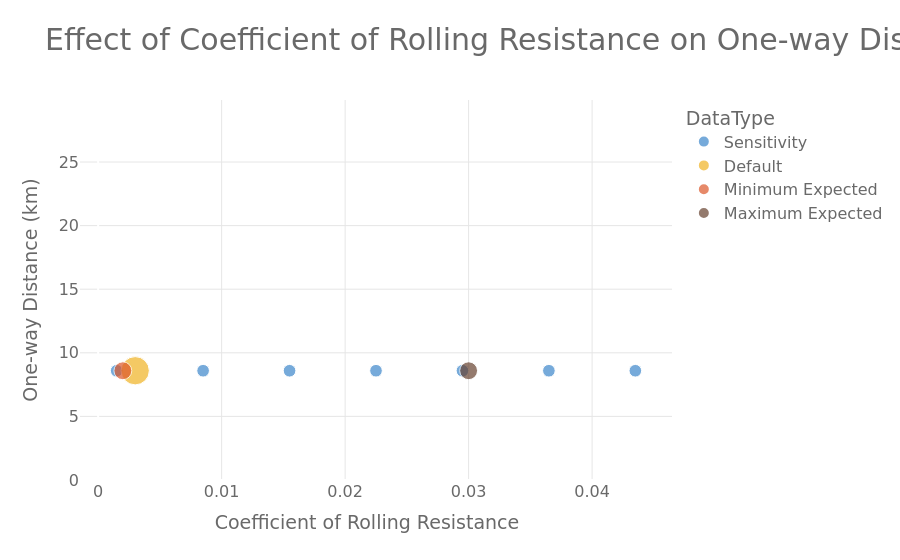
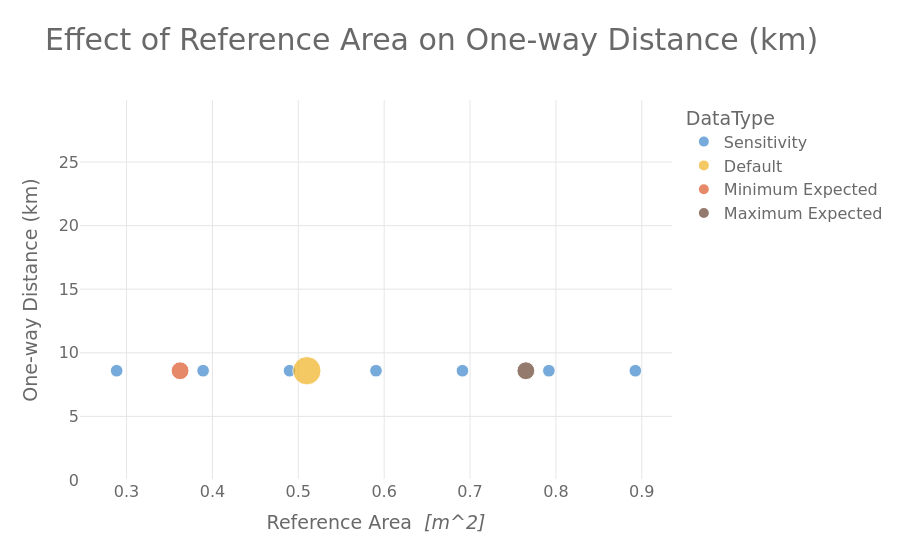
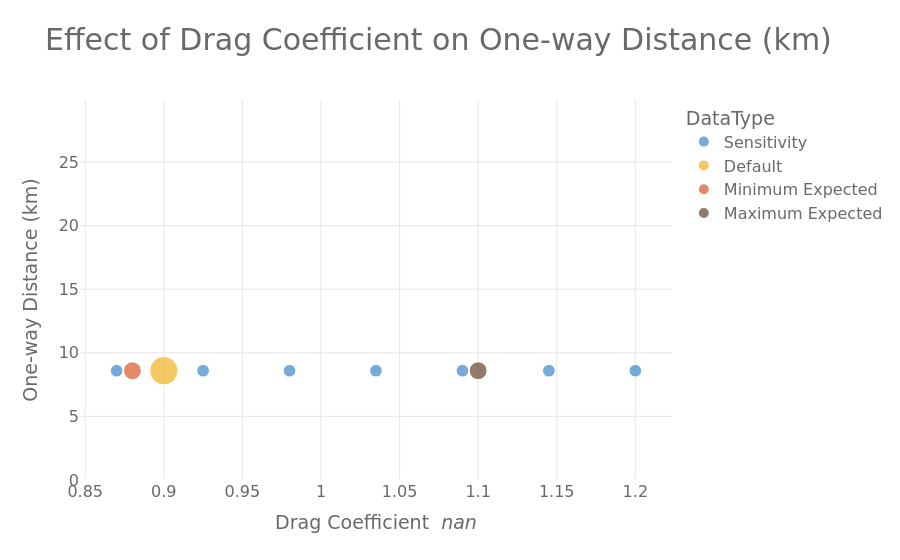
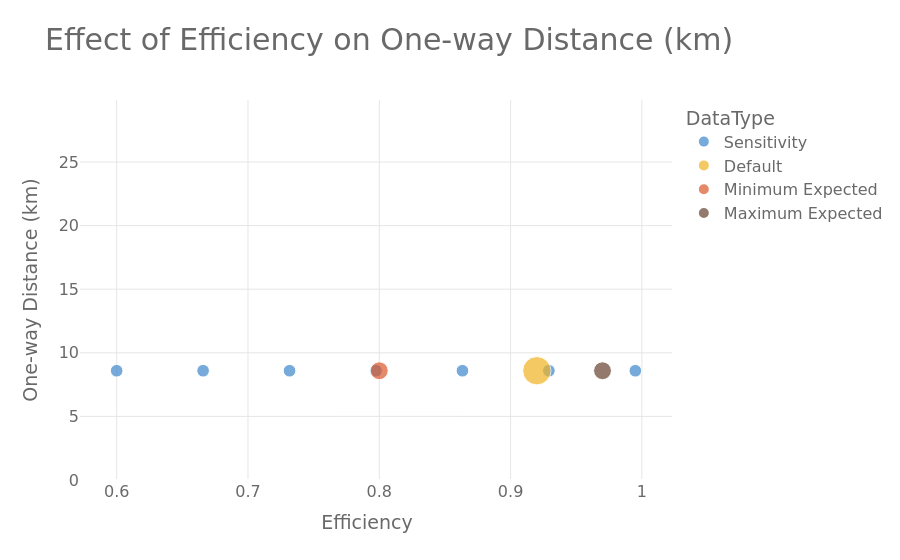

Notebook code cell kept with these figures, in order:
### Code cell
# for i in range(0, len(sens_df)):
primary_graph_value = "One-way Distance (km)"
max_plot_y = df_large[primary_graph_value].max() * 1.10
min_plot_y = df_large[primary_graph_value].min() * 0.0

graph_colours = [
    "#3D87CB",
    "#F0B323",
    "#DC582A",
    "#674230",
    "#3A913F",
    "#75787B",
]


for i in range(0, len(sens_df)):
    fig1 = px.scatter(
        full_result_dict[sens_df.iloc[i]["Short Name"]],
        x="Variable",
        y=primary_graph_value,
        color="DataType",
        color_discrete_sequence=graph_colours,
        size="MarkerSize",
        title=f"Effect of {sens_df.iloc[i]['Short Name']} on One-way Distance (km)",
        hover_data=[
            "Velocity Kgs",
            "Water Ration Kms",
            "Mean Trip Velocity",
            "Mean Loaded Velocity",
            "Mean Unloaded Velocity",
        ],
    ).update_layout(
        yaxis_title=primary_graph_value,
        xaxis_title=(
            f"{sens_df.iloc[i]['Short Name']}  <i>{sens_df.iloc[i]['Units']}</i>"
        ),
    )
    fig1.update_yaxes(range=[min_plot_y, max_plot_y])

    fig1 = pt.format_plotly_graphs(fig1)

    fig1.show()
    plot_dict[var_string] = fig1
    # filename_string = var_string + ".html"
    # plotly.offline.plot(fig1, filename=filename_string)

### Figure 1 — Plotly figure (JSON) as saved in the notebook; plotly's stock layout.template omitted (floating-point values rounded to 4 significant figures)
{"data": [{"customdata": [[13.01, 17.18, 0.7834, 0.6427, 1.038], [13.01, 17.18, 0.7834, 0.6427, 1.038], [13.01, 17.18, 0.7834, 0.6427, 1.038], [13.01, 17.18, 0.7834, 0.6427, 1.038], [13.01, 17.18, 0.7834, 0.6427, 1.038], [13.01, 17.18, 0.7834, 0.6427, 1.038], [13.01, 17.18, 0.7834, 0.6427, 1.038]], "hovertemplate": "DataType=Sensitivity<br>Variable=%{x}<br>One-way Distance (km)=%{y}<br>MarkerSize=%{marker.size}<br>Velocity Kgs=%{customdata[0]}<br>Water Ration Kms=%{customdata[1]}<br>Mean Trip Velocity=%{customdata[2]}<br>Mean Loaded Velocity=%{customdata[3]}<br>Mean Unloaded Velocity=%{customdata[4]}<extra></extra>", "legendgroup": "Sensitivity", "marker": {"color": "#3D87CB", "size": [10, 10, 10, 10, 10, 10, 10], "sizemode": "area", "sizeref": 0.125, "symbol": "circle"}, "mode": "markers", "name": "Sensitivity", "orientation": "v", "showlegend": true, "type": "scatter", "x": [0.0015, 0.0085, 0.0155, 0.0225, 0.0295, 0.0365, 0.0435], "xaxis": "x", "y": [8.59, 8.59, 8.59, 8.59, 8.59, 8.59, 8.59], "yaxis": "y"}, {"customdata": [[13.01, 17.18, 0.7834, 0.6427, 1.038]], "hovertemplate": "DataType=Default<br>Variable=%{x}<br>One-way Distance (km)=%{y}<br>MarkerSize=%{marker.size}<br>Velocity Kgs=%{customdata[0]}<br>Water Ration Kms=%{customdata[1]}<br>Mean Trip Velocity=%{customdata[2]}<br>Mean Loaded Velocity=%{customdata[3]}<br>Mean Unloaded Velocity=%{customdata[4]}<extra></extra>", "legendgroup": "Default", "marker": {"color": "#F0B323", "size": [50], "sizemode": "area", "sizeref": 0.125, "symbol": "circle"}, "mode": "markers", "name": "Default", "orientation": "v", "showlegend": true, "type": "scatter", "x": [0.003], "xaxis": "x", "y": [8.59], "yaxis": "y"}, {"customdata": [[13.01, 17.18, 0.7834, 0.6427, 1.038]], "hovertemplate": "DataType=Minimum Expected<br>Variable=%{x}<br>One-way Distance (km)=%{y}<br>MarkerSize=%{marker.size}<br>Velocity Kgs=%{customdata[0]}<br>Water Ration Kms=%{customdata[1]}<br>Mean Trip Velocity=%{customdata[2]}<br>Mean Loaded Velocity=%{customdata[3]}<br>Mean Unloaded Velocity=%{customdata[4]}<extra></extra>", "legendgroup": "Minimum Expected", "marker": {"color": "#DC582A", "size": [20], "sizemode": "area", "sizeref": 0.125, "symbol": "circle"}, "mode": "markers", "name": "Minimum Expected", "orientation": "v", "showlegend": true, "type": "scatter", "x": [0.002], "xaxis": "x", "y": [8.59], "yaxis": "y"}, {"customdata": [[13.01, 17.18, 0.7834, 0.6427, 1.038]], "hovertemplate": "DataType=Maximum Expected<br>Variable=%{x}<br>One-way Distance (km)=%{y}<br>MarkerSize=%{marker.size}<br>Velocity Kgs=%{customdata[0]}<br>Water Ration Kms=%{customdata[1]}<br>Mean Trip Velocity=%{customdata[2]}<br>Mean Loaded Velocity=%{customdata[3]}<br>Mean Unloaded Velocity=%{customdata[4]}<extra></extra>", "legendgroup": "Maximum Expected", "marker": {"color": "#674230", "size": [20], "sizemode": "area", "sizeref": 0.125, "symbol": "circle"}, "mode": "markers", "name": "Maximum Expected", "orientation": "v", "showlegend": true, "type": "scatter", "x": [0.03], "xaxis": "x", "y": [8.59], "yaxis": "y"}], "layout": {"font": {"color": "dimgrey", "family": "DejaVu Sans, Verdana, Arial, sans-serif", "size": 16}, "legend": {"itemsizing": "constant", "title": {"font": {"color": "dimgrey"}, "text": "DataType"}, "tracegroupgap": 0}, "paper_bgcolor": "white", "plot_bgcolor": "white", "title": {"font": {"color": "dimgrey", "size": 30}, "text": "Effect of Coefficient of Rolling Resistance on One-way Distance (km)"}, "xaxis": {"anchor": "y", "domain": [0, 1], "gridcolor": "#e6e6e6", "gridwidth": 1, "showgrid": true, "title": {"text": "Coefficient of Rolling Resistance  <i> </i>"}}, "yaxis": {"anchor": "x", "domain": [0, 1], "gridcolor": "#e6e6e6", "gridwidth": 1, "range": [0, 29.88], "showgrid": true, "title": {"text": "One-way Distance (km)"}}}}

### Figure 2 — Plotly figure (JSON) as saved in the notebook; plotly's stock layout.template omitted (floating-point values rounded to 4 significant figures)
{"data": [{"customdata": [[13.01, 17.18, 0.7834, 0.6427, 1.038], [13.01, 17.18, 0.7834, 0.6427, 1.038], [13.01, 17.18, 0.7834, 0.6427, 1.038], [13.01, 17.18, 0.7834, 0.6427, 1.038], [13.01, 17.18, 0.7834, 0.6427, 1.038], [13.01, 17.18, 0.7834, 0.6427, 1.038], [13.01, 17.18, 0.7834, 0.6427, 1.038]], "hovertemplate": "DataType=Sensitivity<br>Variable=%{x}<br>One-way Distance (km)=%{y}<br>MarkerSize=%{marker.size}<br>Velocity Kgs=%{customdata[0]}<br>Water Ration Kms=%{customdata[1]}<br>Mean Trip Velocity=%{customdata[2]}<br>Mean Loaded Velocity=%{customdata[3]}<br>Mean Unloaded Velocity=%{customdata[4]}<extra></extra>", "legendgroup": "Sensitivity", "marker": {"color": "#3D87CB", "size": [10, 10, 10, 10, 10, 10, 10], "sizemode": "area", "sizeref": 0.125, "symbol": "circle"}, "mode": "markers", "name": "Sensitivity", "orientation": "v", "showlegend": true, "type": "scatter", "x": [0.2885, 0.3892, 0.4898, 0.5905, 0.6912, 0.7918, 0.8925], "xaxis": "x", "y": [8.59, 8.59, 8.59, 8.59, 8.59, 8.59, 8.59], "yaxis": "y"}, {"customdata": [[13.01, 17.18, 0.7834, 0.6427, 1.038]], "hovertemplate": "DataType=Default<br>Variable=%{x}<br>One-way Distance (km)=%{y}<br>MarkerSize=%{marker.size}<br>Velocity Kgs=%{customdata[0]}<br>Water Ration Kms=%{customdata[1]}<br>Mean Trip Velocity=%{customdata[2]}<br>Mean Loaded Velocity=%{customdata[3]}<br>Mean Unloaded Velocity=%{customdata[4]}<extra></extra>", "legendgroup": "Default", "marker": {"color": "#F0B323", "size": [50], "sizemode": "area", "sizeref": 0.125, "symbol": "circle"}, "mode": "markers", "name": "Default", "orientation": "v", "showlegend": true, "type": "scatter", "x": [0.51], "xaxis": "x", "y": [8.59], "yaxis": "y"}, {"customdata": [[13.01, 17.18, 0.7834, 0.6427, 1.038]], "hovertemplate": "DataType=Minimum Expected<br>Variable=%{x}<br>One-way Distance (km)=%{y}<br>MarkerSize=%{marker.size}<br>Velocity Kgs=%{customdata[0]}<br>Water Ration Kms=%{customdata[1]}<br>Mean Trip Velocity=%{customdata[2]}<br>Mean Loaded Velocity=%{customdata[3]}<br>Mean Unloaded Velocity=%{customdata[4]}<extra></extra>", "legendgroup": "Minimum Expected", "marker": {"color": "#DC582A", "size": [20], "sizemode": "area", "sizeref": 0.125, "symbol": "circle"}, "mode": "markers", "name": "Minimum Expected", "orientation": "v", "showlegend": true, "type": "scatter", "x": [0.3623], "xaxis": "x", "y": [8.59], "yaxis": "y"}, {"customdata": [[13.01, 17.18, 0.7834, 0.6427, 1.038]], "hovertemplate": "DataType=Maximum Expected<br>Variable=%{x}<br>One-way Distance (km)=%{y}<br>MarkerSize=%{marker.size}<br>Velocity Kgs=%{customdata[0]}<br>Water Ration Kms=%{customdata[1]}<br>Mean Trip Velocity=%{customdata[2]}<br>Mean Loaded Velocity=%{customdata[3]}<br>Mean Unloaded Velocity=%{customdata[4]}<extra></extra>", "legendgroup": "Maximum Expected", "marker": {"color": "#674230", "size": [20], "sizemode": "area", "sizeref": 0.125, "symbol": "circle"}, "mode": "markers", "name": "Maximum Expected", "orientation": "v", "showlegend": true, "type": "scatter", "x": [0.765], "xaxis": "x", "y": [8.59], "yaxis": "y"}], "layout": {"font": {"color": "dimgrey", "family": "DejaVu Sans, Verdana, Arial, sans-serif", "size": 16}, "legend": {"itemsizing": "constant", "title": {"font": {"color": "dimgrey"}, "text": "DataType"}, "tracegroupgap": 0}, "paper_bgcolor": "white", "plot_bgcolor": "white", "title": {"font": {"color": "dimgrey", "size": 30}, "text": "Effect of Reference Area on One-way Distance (km)"}, "xaxis": {"anchor": "y", "domain": [0, 1], "gridcolor": "#e6e6e6", "gridwidth": 1, "showgrid": true, "title": {"text": "Reference Area  <i>[m^2]</i>"}}, "yaxis": {"anchor": "x", "domain": [0, 1], "gridcolor": "#e6e6e6", "gridwidth": 1, "range": [0, 29.88], "showgrid": true, "title": {"text": "One-way Distance (km)"}}}}

### Figure 3 — Plotly figure (JSON) as saved in the notebook; plotly's stock layout.template omitted (floating-point values rounded to 4 significant figures)
{"data": [{"customdata": [[13.01, 17.18, 0.7834, 0.6427, 1.038], [13.01, 17.18, 0.7834, 0.6427, 1.038], [13.01, 17.18, 0.7834, 0.6427, 1.038], [13.01, 17.18, 0.7834, 0.6427, 1.038], [13.01, 17.18, 0.7834, 0.6427, 1.038], [13.01, 17.18, 0.7834, 0.6427, 1.038], [13.01, 17.18, 0.7834, 0.6427, 1.038]], "hovertemplate": "DataType=Sensitivity<br>Variable=%{x}<br>One-way Distance (km)=%{y}<br>MarkerSize=%{marker.size}<br>Velocity Kgs=%{customdata[0]}<br>Water Ration Kms=%{customdata[1]}<br>Mean Trip Velocity=%{customdata[2]}<br>Mean Loaded Velocity=%{customdata[3]}<br>Mean Unloaded Velocity=%{customdata[4]}<extra></extra>", "legendgroup": "Sensitivity", "marker": {"color": "#3D87CB", "size": [10, 10, 10, 10, 10, 10, 10], "sizemode": "area", "sizeref": 0.125, "symbol": "circle"}, "mode": "markers", "name": "Sensitivity", "orientation": "v", "showlegend": true, "type": "scatter", "x": [0.87, 0.925, 0.98, 1.035, 1.09, 1.145, 1.2], "xaxis": "x", "y": [8.59, 8.59, 8.59, 8.59, 8.59, 8.59, 8.59], "yaxis": "y"}, {"customdata": [[13.01, 17.18, 0.7834, 0.6427, 1.038]], "hovertemplate": "DataType=Default<br>Variable=%{x}<br>One-way Distance (km)=%{y}<br>MarkerSize=%{marker.size}<br>Velocity Kgs=%{customdata[0]}<br>Water Ration Kms=%{customdata[1]}<br>Mean Trip Velocity=%{customdata[2]}<br>Mean Loaded Velocity=%{customdata[3]}<br>Mean Unloaded Velocity=%{customdata[4]}<extra></extra>", "legendgroup": "Default", "marker": {"color": "#F0B323", "size": [50], "sizemode": "area", "sizeref": 0.125, "symbol": "circle"}, "mode": "markers", "name": "Default", "orientation": "v", "showlegend": true, "type": "scatter", "x": [0.9], "xaxis": "x", "y": [8.59], "yaxis": "y"}, {"customdata": [[13.01, 17.18, 0.7834, 0.6427, 1.038]], "hovertemplate": "DataType=Minimum Expected<br>Variable=%{x}<br>One-way Distance (km)=%{y}<br>MarkerSize=%{marker.size}<br>Velocity Kgs=%{customdata[0]}<br>Water Ration Kms=%{customdata[1]}<br>Mean Trip Velocity=%{customdata[2]}<br>Mean Loaded Velocity=%{customdata[3]}<br>Mean Unloaded Velocity=%{customdata[4]}<extra></extra>", "legendgroup": "Minimum Expected", "marker": {"color": "#DC582A", "size": [20], "sizemode": "area", "sizeref": 0.125, "symbol": "circle"}, "mode": "markers", "name": "Minimum Expected", "orientation": "v", "showlegend": true, "type": "scatter", "x": [0.88], "xaxis": "x", "y": [8.59], "yaxis": "y"}, {"customdata": [[13.01, 17.18, 0.7834, 0.6427, 1.038]], "hovertemplate": "DataType=Maximum Expected<br>Variable=%{x}<br>One-way Distance (km)=%{y}<br>MarkerSize=%{marker.size}<br>Velocity Kgs=%{customdata[0]}<br>Water Ration Kms=%{customdata[1]}<br>Mean Trip Velocity=%{customdata[2]}<br>Mean Loaded Velocity=%{customdata[3]}<br>Mean Unloaded Velocity=%{customdata[4]}<extra></extra>", "legendgroup": "Maximum Expected", "marker": {"color": "#674230", "size": [20], "sizemode": "area", "sizeref": 0.125, "symbol": "circle"}, "mode": "markers", "name": "Maximum Expected", "orientation": "v", "showlegend": true, "type": "scatter", "x": [1.1], "xaxis": "x", "y": [8.59], "yaxis": "y"}], "layout": {"font": {"color": "dimgrey", "family": "DejaVu Sans, Verdana, Arial, sans-serif", "size": 16}, "legend": {"itemsizing": "constant", "title": {"font": {"color": "dimgrey"}, "text": "DataType"}, "tracegroupgap": 0}, "paper_bgcolor": "white", "plot_bgcolor": "white", "title": {"font": {"color": "dimgrey", "size": 30}, "text": "Effect of Drag Coefficient on One-way Distance (km)"}, "xaxis": {"anchor": "y", "domain": [0, 1], "gridcolor": "#e6e6e6", "gridwidth": 1, "showgrid": true, "title": {"text": "Drag Coefficient  <i>nan</i>"}}, "yaxis": {"anchor": "x", "domain": [0, 1], "gridcolor": "#e6e6e6", "gridwidth": 1, "range": [0, 29.88], "showgrid": true, "title": {"text": "One-way Distance (km)"}}}}

### Figure 4 — Plotly figure (JSON) as saved in the notebook; plotly's stock layout.template omitted (floating-point values rounded to 4 significant figures)
{"data": [{"customdata": [[13.01, 17.18, 0.7834, 0.6427, 1.038], [13.01, 17.18, 0.7834, 0.6427, 1.038], [13.01, 17.18, 0.7834, 0.6427, 1.038], [13.01, 17.18, 0.7834, 0.6427, 1.038], [13.01, 17.18, 0.7834, 0.6427, 1.038], [13.01, 17.18, 0.7834, 0.6427, 1.038], [13.01, 17.18, 0.7834, 0.6427, 1.038]], "hovertemplate": "DataType=Sensitivity<br>Variable=%{x}<br>One-way Distance (km)=%{y}<br>MarkerSize=%{marker.size}<br>Velocity Kgs=%{customdata[0]}<br>Water Ration Kms=%{customdata[1]}<br>Mean Trip Velocity=%{customdata[2]}<br>Mean Loaded Velocity=%{customdata[3]}<br>Mean Unloaded Velocity=%{customdata[4]}<extra></extra>", "legendgroup": "Sensitivity", "marker": {"color": "#3D87CB", "size": [10, 10, 10, 10, 10, 10, 10], "sizemode": "area", "sizeref": 0.125, "symbol": "circle"}, "mode": "markers", "name": "Sensitivity", "orientation": "v", "showlegend": true, "type": "scatter", "x": [0.6, 0.6658, 0.7317, 0.7975, 0.8633, 0.9292, 0.995], "xaxis": "x", "y": [8.59, 8.59, 8.59, 8.59, 8.59, 8.59, 8.59], "yaxis": "y"}, {"customdata": [[13.01, 17.18, 0.7834, 0.6427, 1.038]], "hovertemplate": "DataType=Default<br>Variable=%{x}<br>One-way Distance (km)=%{y}<br>MarkerSize=%{marker.size}<br>Velocity Kgs=%{customdata[0]}<br>Water Ration Kms=%{customdata[1]}<br>Mean Trip Velocity=%{customdata[2]}<br>Mean Loaded Velocity=%{customdata[3]}<br>Mean Unloaded Velocity=%{customdata[4]}<extra></extra>", "legendgroup": "Default", "marker": {"color": "#F0B323", "size": [50], "sizemode": "area", "sizeref": 0.125, "symbol": "circle"}, "mode": "markers", "name": "Default", "orientation": "v", "showlegend": true, "type": "scatter", "x": [0.92], "xaxis": "x", "y": [8.59], "yaxis": "y"}, {"customdata": [[13.01, 17.18, 0.7834, 0.6427, 1.038]], "hovertemplate": "DataType=Minimum Expected<br>Variable=%{x}<br>One-way Distance (km)=%{y}<br>MarkerSize=%{marker.size}<br>Velocity Kgs=%{customdata[0]}<br>Water Ration Kms=%{customdata[1]}<br>Mean Trip Velocity=%{customdata[2]}<br>Mean Loaded Velocity=%{customdata[3]}<br>Mean Unloaded Velocity=%{customdata[4]}<extra></extra>", "legendgroup": "Minimum Expected", "marker": {"color": "#DC582A", "size": [20], "sizemode": "area", "sizeref": 0.125, "symbol": "circle"}, "mode": "markers", "name": "Minimum Expected", "orientation": "v", "showlegend": true, "type": "scatter", "x": [0.8], "xaxis": "x", "y": [8.59], "yaxis": "y"}, {"customdata": [[13.01, 17.18, 0.7834, 0.6427, 1.038]], "hovertemplate": "DataType=Maximum Expected<br>Variable=%{x}<br>One-way Distance (km)=%{y}<br>MarkerSize=%{marker.size}<br>Velocity Kgs=%{customdata[0]}<br>Water Ration Kms=%{customdata[1]}<br>Mean Trip Velocity=%{customdata[2]}<br>Mean Loaded Velocity=%{customdata[3]}<br>Mean Unloaded Velocity=%{customdata[4]}<extra></extra>", "legendgroup": "Maximum Expected", "marker": {"color": "#674230", "size": [20], "sizemode": "area", "sizeref": 0.125, "symbol": "circle"}, "mode": "markers", "name": "Maximum Expected", "orientation": "v", "showlegend": true, "type": "scatter", "x": [0.97], "xaxis": "x", "y": [8.59], "yaxis": "y"}], "layout": {"font": {"color": "dimgrey", "family": "DejaVu Sans, Verdana, Arial, sans-serif", "size": 16}, "legend": {"itemsizing": "constant", "title": {"font": {"color": "dimgrey"}, "text": "DataType"}, "tracegroupgap": 0}, "paper_bgcolor": "white", "plot_bgcolor": "white", "title": {"font": {"color": "dimgrey", "size": 30}, "text": "Effect of Efficiency on One-way Distance (km)"}, "xaxis": {"anchor": "y", "domain": [0, 1], "gridcolor": "#e6e6e6", "gridwidth": 1, "showgrid": true, "title": {"text": "Efficiency  <i> </i>"}}, "yaxis": {"anchor": "x", "domain": [0, 1], "gridcolor": "#e6e6e6", "gridwidth": 1, "range": [0, 29.88], "showgrid": true, "title": {"text": "One-way Distance (km)"}}}}
